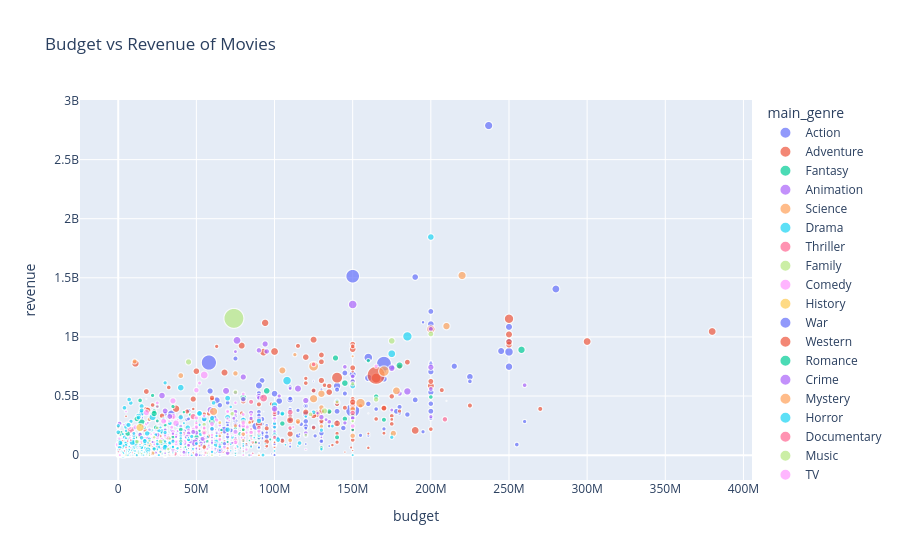

The notebook cell saved with this chart:
### Markdown cell above
**How strongly does production budget influence box office revenue?**

### Code cell
import numpy as np
import pandas as pd

# plotly libraries
from plotly.offline import init_notebook_mode, iplot, plot
import plotly as py
init_notebook_mode(connected=True)
import plotly.graph_objs as go
import plotly.express as px

# matplotlib
import matplotlib.pyplot as plt
import warnings; warnings.filterwarnings("ignore")

### If running plotly in Google colab, you will need to run this custom initialization function
### in each offline plotting cell to embed HTML content in Jupyter notebook
def configure_plotly_browser_state():
  import IPython
  display(IPython.core.display.HTML('''
        <script src="/static/components/requirejs/require.js"></script>
        <script>
          requirejs.config({
            paths: {
              base: '/static/base',
              plotly: 'https://cdn.plot.ly/plotly-latest.min.js?noext',
            },
          });
        </script>
        '''))


configure_plotly_browser_state()

px.scatter(df,
           x="budget",
           y="revenue",
           color="main_genre",
           size="popularity",
           hover_data=["title", "vote_average"],
           title="Budget vs Revenue of Movies"
           )
